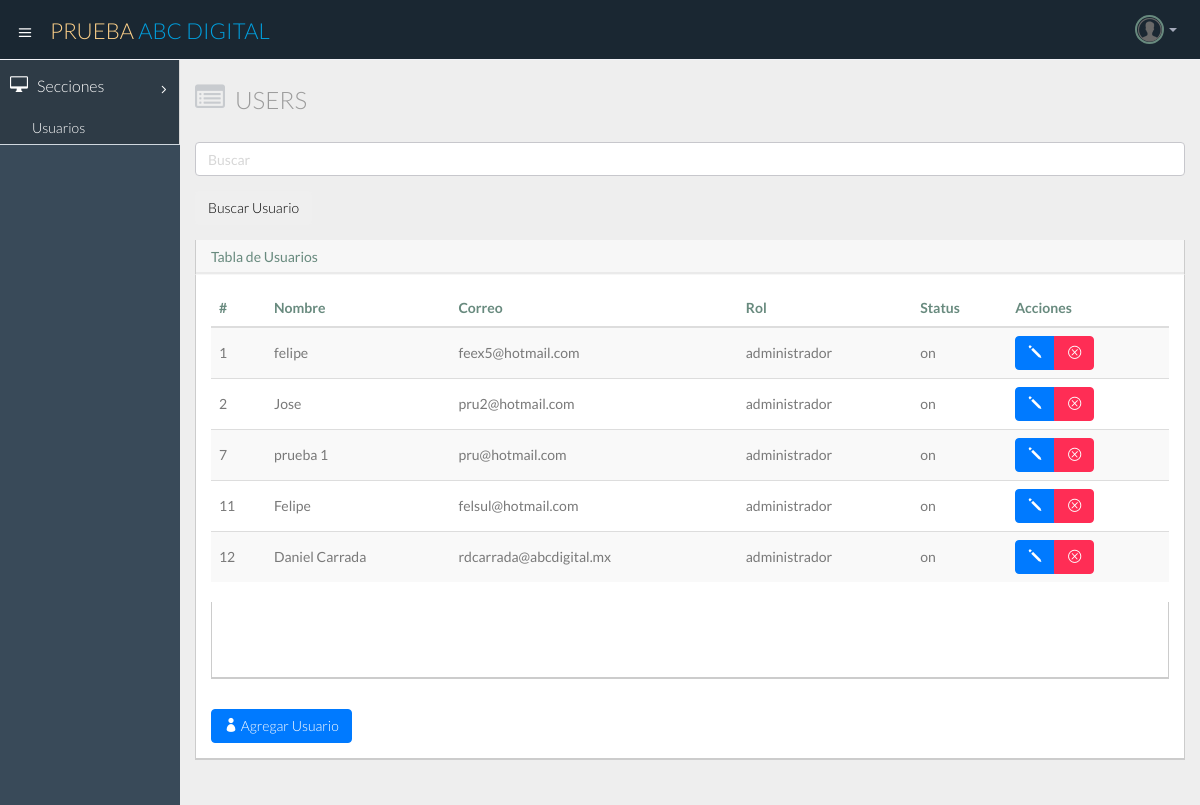
Screenshot of /index.php/users/search with the database file from the repository.
### tables this page shows
CREATE TABLE `usuarios` (
  `id` int(11) NOT NULL,
  `nombre` varchar(150) NOT NULL,
  `correo` varchar(150) NOT NULL,
  `password` varchar(150) NOT NULL,
  `rol` int(5) NOT NULL,
  `status` tinyint(1) NOT NULL
);

### application/controllers/Users.php (called while the page is built, shortened)
<?php
class Users extends CI_Controller {
  public function __construct()
  {
      $this->load->model('users_model');
      $this->load->helper(array('form', 'url'));
      $this->load->library(array('session', 'form_validation'));
  }
  public function search()
  {
      $search = $this->input->post('buscar');
      $pages=5;
      $this->load->library('pagination');
      $config['per_page'] = $pages;
      $data['users'] = $this->users_model->get_users_by_search($search,$config['per_page'],$this->uri->segment(3));
      $this->load->view('header',$data);
      $this->load->view('users',$data);
  }
}

### index.php (called while the page is built, shortened)
<?php
require_once BASEPATH.'core/CodeIgniter.php';

### application/models/Users_model.php (called while the page is built, shortened)
<?
class Users_model extends CI_Model {
    public function get_users_by_search($search,$por_pagina,$segmento)
    {
      $this->db->like('nombre' , $search);
      $query = $this->db->get('usuarios',$por_pagina,$segmento);
      return $query->result_array();
    }
     public function filas_search($search)
      {
        $this->db->like('nombre' , $search);
        $consulta = $this->db->get('usuarios');
        return  $consulta->num_rows();
      }
}

### application/views/users.php (the view, shortened to what this page needs)
       <aside>
           <div id="sidebar"  class="nav-collapse ">
               <ul class="sidebar-menu">
                   <li class="sub-menu active">
                       <a href="javascript:;" class="">
                           <i class="icon_desktop"></i>
                           <span>Secciones</span>
                           <span class="menu-arrow arrow_carrot-right"></span>
                       </a>
                       <ul class="sub">
                           <li class="active"><a class="" href="<?php echo site_url('users/login'); ?>">Usuarios</a></li>
                       </ul>
                   </li>
               </ul>
           </div>
       </aside>
<section id="main-content">
    <section class="wrapper">
        <div class="row">
  <div class="col-lg-12">
    <h3 class="page-header"><i class="fa fa-list-alt"></i> Users</h3>
  </div>
</div>
        <div class="row">
            <div class="col-lg-12">
              <?php $attributes = array("name" => "searchform");
              echo form_open("users/search", $attributes);?>
                  <div class="rendered-form">
                    <div class="fb-text form-group field-buscar">
                        <input type="text" value="" placeholder="Buscar" id="buscar" class="form-control" name="buscar">
                    </div>
                    <div class="fb-button form-group field-button-buscar">
                      <button type="submit" class="btn btn" name="button-buscar" value="Buscar" style="warning" id="button-buscar">Buscar Usuario</button>
                    </div>
                  </div>
               <?php echo form_close(); ?>
                <section class="panel">
                    <header class="panel-heading">
                      Tabla de Usuarios
                    </header>
                    <div class="panel-body">
                      <table class="table table-striped table-advance table-hover">
                          <thead>
                          <tr>
                              <th>#</th>
                              <th>Nombre</th>
                              <th>Correo</th>
                              <th>Rol</th>
                              <th>Status</th>
                              <th>Acciones</th>
                          </tr>
                        </thead>
                        <tbody>
                           <?php foreach ($users as $user_item): ?>
                             <tr>
                                 <td><?php echo $user_item['id']; ?></td>
                                 <td><?php echo $user_item['nombre']; ?></td>
                                 <td><?php echo $user_item['correo']; ?></td>
                                 <td><?php if($user_item['rol'] == 1){
                                   echo "administrador";
                                 } else {
                                   echo "editor";
                                 }?></td>
                                 <td><?php if($user_item['status'] == 1){
                                   echo "on";
                                 } else {
                                   echo "off";
                                 }?></td>
                                 <td><div class="btn-group">
                                <a class="btn btn-primary" href="<?php echo site_url("users/edit/".$user_item['id']); ?>"><i class="icon_pencil"></i></a>
                                <a class="btn btn-danger" href="<?php echo site_url("users/delete/".$user_item['id']); ?>" onclick="if(confirm('Esta seguro que desea eliminar este registro?') == false){return false;}"><i class="icon_close_alt2"></i></a>
                            </div></td>
                             </tr>
                             <?php endforeach; ?>
                           </tbody>
                        </table>
                  <section class="panel">
                    <div class="panel-body">
                        <div>
                    </div>
                  </div>
              </section>
                        <a class="btn btn-primary" href="<?php echo site_url('users/register'); ?>" title="Bootstrap 3 themes generator"><span class="icon_profile"></span> Agregar Usuario</a>
                    </div>
                </section>
            </div>
        </div>
    </section>
</section>
</section>
</body>
</html>

### application/views/header.php (shortened to what this page needs)
?><!DOCTYPE html>
<html lang="en">
<head>
    <link rel="stylesheet" href='<?php echo base_url()."css/bootstrap.min.css";?>'>
    <link rel="stylesheet" href="<?php echo base_url().'css/bootstrap-theme.css';?>">
    <link href="<?php echo base_url().'css/elegant-icons-style.css';?>" rel="stylesheet" />
    <link href="<?php echo base_url().'css/font-awesome.css';?>" rel="stylesheet" />
    <link href="<?php echo base_url().'css/style.css';?>" rel="stylesheet">
    <link href="<?php echo base_url().'css/style-responsive.css';?>" rel="stylesheet" />
</head>
<body>
  <body>
    <section id="container" class="">
        <header class="header dark-bg">
              <div class="toggle-nav">
                  <div class="icon-reorder tooltips" data-original-title="Toggle Navigation" data-placement="bottom"><i class="icon_menu"></i></div>
              </div>
              <a href="index.php?cargar=inicio" class="logo">PRUEBA <span class="lite">ABC DIGITAL</span></a>
              <div class="top-nav notification-row">
                <ul class="nav pull-right top-menu">
                      <li class="dropdown">
                          <a data-toggle="dropdown" class="dropdown-toggle" href="#">
                              <span class="profile-ava">
                                  <img alt="" src="../images/avatar1_small.png">
                              </span>
                              <b class="caret"></b>
                          </a>
                      </li>
                  </ul>
              </div>
        </header>

### rows the page displays
usuarios: id "1", nombre "felipe", correo "feex5@hotmail.com", rol "administrador", status "on"
usuarios: id "2", nombre "Jose", correo "pru2@hotmail.com", rol "administrador", status "on"
usuarios: id "7", nombre "prueba 1", correo "pru@hotmail.com", rol "administrador", status "on"
usuarios: id "11", nombre "Felipe", correo "felsul@hotmail.com", rol "administrador", status "on"
usuarios: id "12", nombre "Daniel Carrada", correo "rdcarrada@abcdigital.mx", rol "administrador", status "on"
